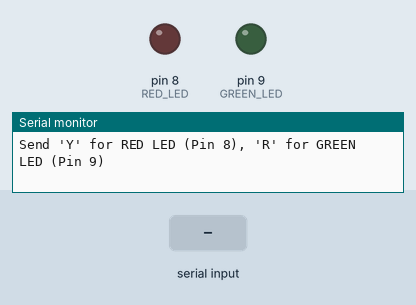
This sketch was run on a simulated Arduino Uno, built with avr-gcc and run on an emulated ATmega328P. On the bench: output pins drawn as LEDs (lit = HIGH), the last lines printed to the serial monitor. The inputs (shaded band) are chosen by the test bench.

Above: at 1.2 s.
1.3 s: "Y" received over the second serial link
At 2.5 s:
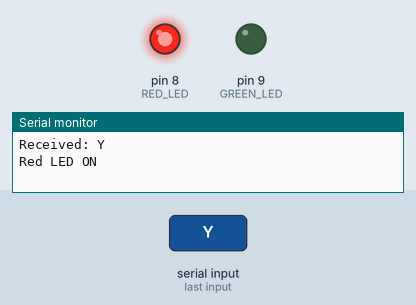
2.8 s: "R" received over the second serial link
At 3.7 s:
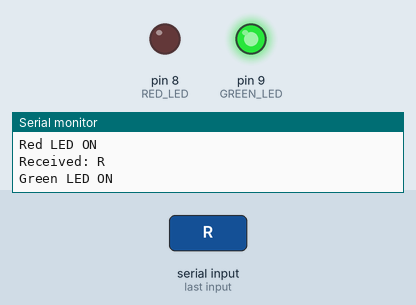
Timing chart, 0 to 5.8 s (numbered marks = the images above; inputs shaded):
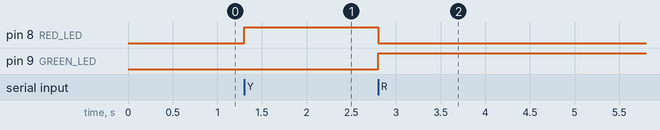

The sketch:

2_LED_Bluetooth.ino
```cpp
/*
Bluetooth control led simultanously
UNO, 2 led, 2 resistor, and Serial Bluetooth Terminal

Wire Connection:
🔴 Red LED (Pin 3)
    Pin 8 → 220Ω resistor → long leg (anode, +) of red LED
    Short leg (cathode, -) → GND
🟢 Green LED (Pin 4)
    Pin 9 → 220Ω resistor → long leg of green LED
    Short leg → GND
    Note: If you connect the LED backward, it won't light up.

*/

#include <SoftwareSerial.h>

#define RED_LED    8  // Red LED controlled by 'Y'
#define GREEN_LED  9  // Green LED controlled by 'R'

SoftwareSerial btSerial(10, 11); // RX = D10, TX = D11 (Connect HC-05 TX to D11, RX to D10)

void setup() {
  pinMode(RED_LED, OUTPUT);
  pinMode(GREEN_LED, OUTPUT);

  Serial.begin(9600);
  btSerial.begin(9600); // HC-05 default baud rate

  Serial.println("Send 'Y' for RED LED (Pin 8), 'R' for GREEN LED (Pin 9)");
}

void loop() {
  if (btSerial.available()) {
    char command = btSerial.read();
    command = toupper(command); // Accept lowercase input too

    Serial.print("Received: ");
    Serial.println(command);

    // Control LEDs
    if (command == 'Y') {
      digitalWrite(RED_LED, HIGH);
      digitalWrite(GREEN_LED, LOW);
      Serial.println("Red LED ON");
    } else if (command == 'R') {
      digitalWrite(RED_LED, LOW);
      digitalWrite(GREEN_LED, HIGH);
      Serial.println("Green LED ON");
    } else {
      Serial.println("Invalid command. Use 'Y' or 'R'");
    }
  }
}
```

Measured:
- after the input at 1.3 s, pin 8 (RED_LED): LOW → HIGH at once
- after the input at 2.8 s, pin 8 (RED_LED): HIGH → LOW at once; pin 9 (GREEN_LED): LOW → HIGH at once
